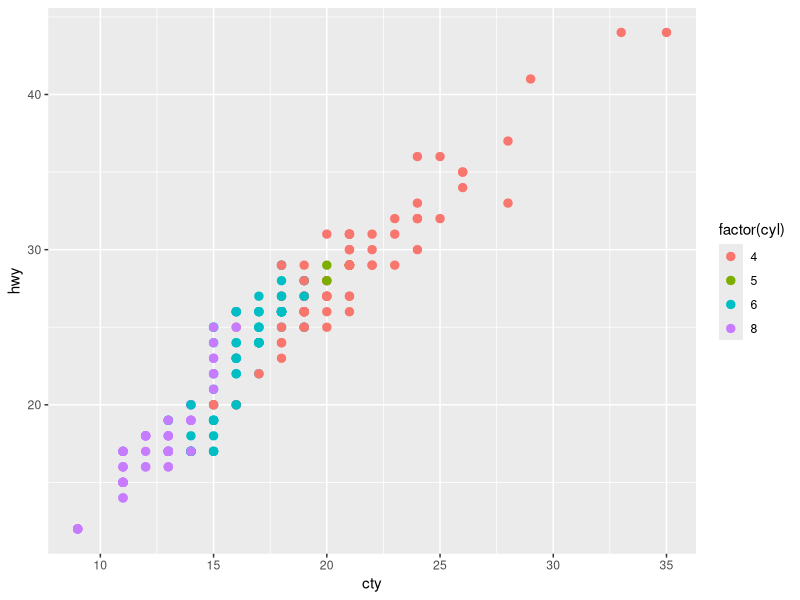
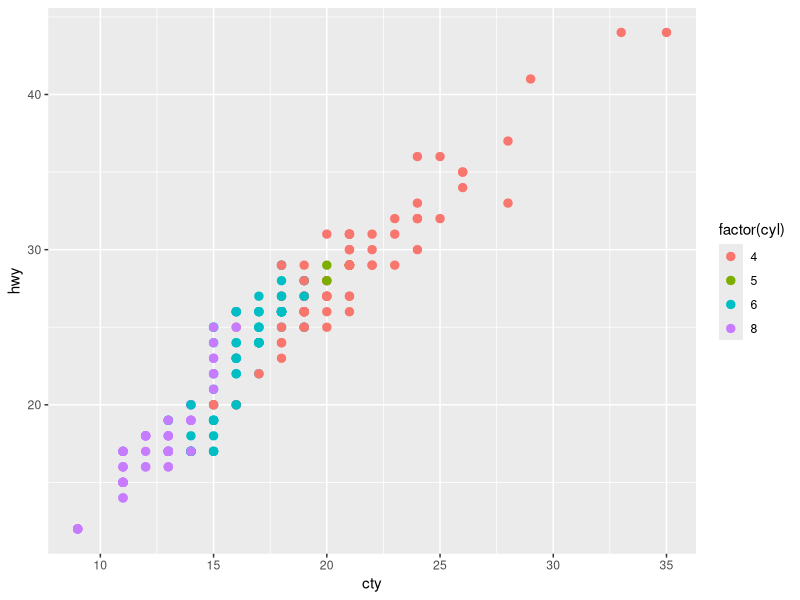

Write the R code that produced these figures, in order.
## ---- chunk 1
library(ggplot2)
ggplot(mpg, aes(x = cty, y = hwy, colour = factor(cyl))) + 
   geom_point(size = 2.5)
## ---- chunk 2
library(cowplot)
ggplot(mpg, aes(x = cty, y = hwy, colour = factor(cyl))) + 
   geom_point(size = 2.5)

## ---- chunk 3
library(cowplot)
plot.mpg <- ggplot(mpg, aes(x = cty, y = hwy, colour = factor(cyl))) + 
  geom_point(size=2.5)
# use save_plot() instead of ggsave() when using cowplot
save_plot("mpg.png", plot.mpg,
          base_aspect_ratio = 1.3 # make room for figure legend
)
